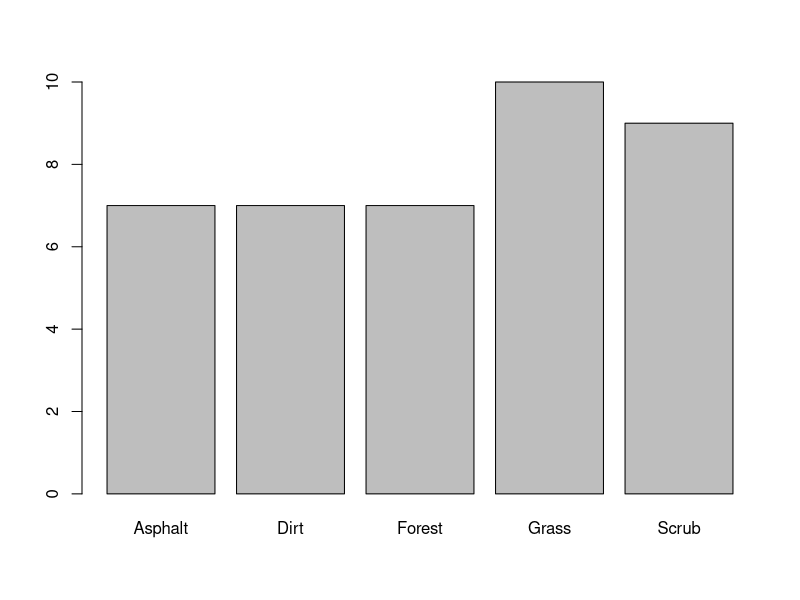
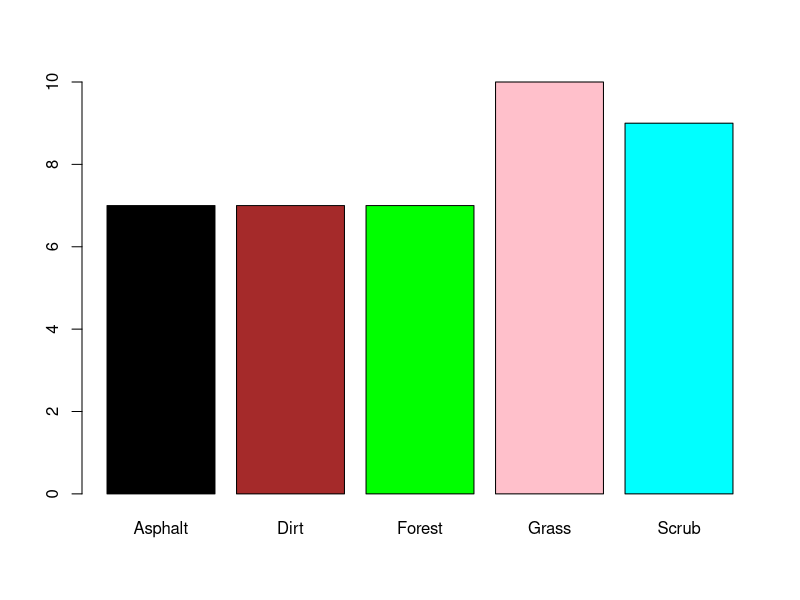
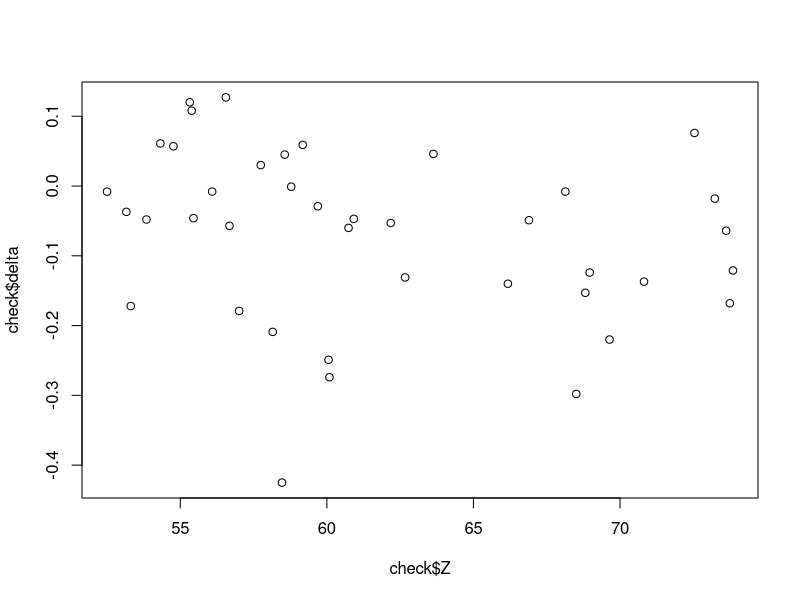

R code for these plots, in order: (Note: this script raises an error after producing the figures.)
# review and download the data file BayouMetoQA.csv

#first look at the csv file in a text editor, note the header, the commas, missing data, etc.

#							PREPARE AND INSPECT THE DATA

# set working directory (to wherever you put your data file...)
setwd("~/SourceTree/Stats_Spring_2015")

# verify working directory
getwd()

# load data from a comma-separated-value formatted file
check = read.csv('BayouMetoQA.csv')

# or you could use the slightly more complicated read.table function
check = read.table('BayouMetoQA.csv',header=TRUE,sep=',')

# examine the resulting data.frame
head(check)

# another, more detailed digest of the data
str(check)

# extract the number of rows and cols to a variable (maybe we'll need it later)
n.obs = nrow(check)
n.attributes = ncol(check)

# add a column to the data.frame containing the delta between the GPS and LiDAR Z's.  NOTE: Negative values indicate the lidar return is higher than the GPS return (we'll maintain these values because there is information here)
check$delta = check$Z-check$LidarZ
head(check)
str(check)

# one of the most effective ways to explore the distribution, called the stem and leaf plot, is now taught in 6th grade
stem(check$delta)		# is this left skewed or right skewed?

# note the one distinctly different value, what about in absolute value terms?
stem(abs(check$delta))		# even more pronounced, sRtill skewed?


# discuss observation or data types: continuous (ordinal,interval,ratio)and categorical (ordinal,nominal/discrete)


#							CREATE TABLES CLASSIFYING OBS BY TYPE

# look at the frequency distribution of the three categorical variables (AKA Factors) - Region, LC, Class

# first by Region

# apply the table functionbar
Region.freq = table(check$Region)
Region.freq

# convert to column format for easier reading
cbind(Region.freq)

# do the same for LC (land cover) type
LC.freq = table(check$LC)

# display as a column, but don't save
cbind(LC.freq)

# we may also look at a joint frequency distribution
joint = table(check$LC, check$Region)

# what kind of data type is "joint"?
is.data.frame(joint)
is.character(joint)
is.vector(joint)
is.matrix(joint)   #yes, with colnames and rownames defined

# or simply query it...
class(joint)

# we can extract data from the table or the data.frame in a convenient way using indexing
check[,'LC']	# land cover classes by observation
check[1,]		# first GPS point and all attributes
check[check$LC=='Asphalt',]		# all attributes of GPS points collected on Asphalt
check[abs(check$delta)>0.18,] 	# all attribures of GPS points differing from Lidar by >18cm

joint['Asphalt',]	# number of Asphalt point
joint[,'North']		# nubmer of points in the North by type, etc.
 
# you can also generate proportion tables, 1=sum by row, 2=by column, '' by total
prop.table(joint,1)
prop.table(joint,2)
prop.table(joint)

# to save the relative frequencey distribution of the LC types to variable
LC.relfreq = LC.freq / n.obs


#						DISPLAY TABLES GRAPHICALLY

# list the current variables in the workspace
ls()

# enough tables and numbers, create some graphs

# simple barplot
barplot(LC.freq)
colors = c('black','brown','green','pink','cyan')
barplot(LC.freq,col=colors)

# note that the plot command is over-ridden for data.frames depending on inputs if we use the formula data type which is creating using the ~ symbol.  ~ can be read as "desribed by"
class(check$delta ~ check$LC)

# using the formula datatype for continuous data:
plot(check$delta ~ check$Z)		# creates a scatterplot

# while using the formual with an factor as the independent variable:
plot(check$delta ~ check$LC)	# creates a multi boxplot
plot(check$delta ~ check$Region)

# pie charts are, in general, better for showing relative frequency graphically
pie(LC.freq,col=colors)


#						DESCRIBE THE DATA

# the presence of categories implies an expected behavior difference (and we saw that above) so we may summarize continuous variables by category

# to dig a little deeper to better understand what R is doing, create a logical vector for the presence of a particular category
Asphalt.index = check$LC=="Asphalt"
Asphalt.index
check[Asphalt.index,]

Forest.index = check$LC == 'Forest'
Forest.index
check[Forest.index,]

# compare the means elevation delta's. Here we use Asphalt.index to index the rows and the column name "delta" to select the column
mean(check[Asphalt.index,'delta'])
mean(check[Forest.index,'delta'])

# this is called slicing, notice the substantially different means (but is the difference significant given the variation we see? - this is what ANOVA tells us)

# shouldn't there be an easier way of getting summaries by category? of course there is...
tapply(check$delta,check$LC,mean)
cbind(tapply(check$delta,check$LC,mean))

# also try lapply (returns list) and sapply (returns simple string)
#what about variance within the LC type
cbind(tapply(check$delta,check$LC,var))

# or, more intuitively, standard deviation
cbind(sqrt(tapply(check$delta,check$LC,var)))
cbind(tapply(check$delta,check$LC,sd))

# or range
cbind(tapply(check$delta,check$LC,range))
cbind(tapply(check$delta,check$LC,min))
cbind(tapply(check$delta,check$LC,max))
cbind(tapply(check$delta,check$LC,quantile))

# notice that the large variation in scrub, grass and forest is due to a large -/+ range

# lets look only at absolute differences
cbind(tapply(abs(check$delta),check$LC,sd))

# is there a large difference in mean and variation across flights?
cbind(tapply(check$delta,check$Region,mean))
cbind(tapply(check$delta,check$Region,var))
cbind(tapply(abs(check$delta),check$Region,mean))
cbind(tapply(abs(check$delta),check$Region,var))

# evidently, yes. but perhaps the LC distribution is different. this is a job for ANOVA (later in the semester)

# finally, before we move to analyzing the distributions of the continuous variables, note the very useful summary function
tapply(check$delta,check$Region,summary)

# remember to look by at these summary results when discussing skewness and kurtosis
 
# frequency distribution of quantitative data

# we may reduce typing by attaching "check" to the workspace. we may refer to the columns without the $ notation
attach(check)

# verify the range of the data
range(delta)

# in order to look at frequency distributions, we need to group the continuous variables
breaks = seq(-0.5,0.15,by=0.125)
breaks

# bin, or collect, the delta values according to these sub-intervals, the cut function will define intervals based on breaks and the classify each element in "delta" by the classifications
delta.cut = cut(delta,breaks,right=FALSE)

# note that cut creates factors with length(breaks)-1 levels
delta.cut

# now we can tabulate the delta values by the interval in which they fall using the table function which counts by levels
delta.freq = table(delta.cut)
cbind(delta.freq)

# it is more efficient to use the hist (histogram) function:
# produces a very useful histogram object and can compute breaks using the rules described in BBR ('Scott','Sturges',others)
delta.hist = hist(delta,breaks='Scott',main='GPS - LiDAR')

# look at delta.hist closely...
summary(delta.hist)
str(delta.hist)

# ...and extract midpoints of the intervals
delta.hist$mids

# QUESTION: why are both intensities and densities and why are they the same in our dataset?

# now compute relative frequency distribution
delta.relfreq = delta.freq / n.obs		# use n.obs from earlier computation
cbind(delta.freq,delta.relfreq)			# why is this different from hist densities/intensities? - breaks are different.

# lets compute an empirical quantile plot, using the formula notation
p=seq(0,1,0.01);
r=quantile(delta,probs=p);
plot(r~p,type='l',xlab='percent',ylab='value')

# What happens as breaks are redefined?

# how many breaks should we use? try Scott's rule (page 49 of BBR)
bin.width = 3.5*sd(delta)*nrow(check)^(-1/3)
bin.width

brk.a = seq(-0.5,0.50,by=0.2)
hist(delta,breaks=brk.a,col='blue',main='-0.5 to 0.5 by 0.125 (brk.a)')

# the bin width is slightly smaller than the separation between the two most distance "adjacent" values...
diff(sort(delta))

# if one of these two data points happen to like near a breakpoint, then there will be an empty bin making observation look like an outlier.
brk.b = seq(-0.55,0.8,by=0.125)
hist(delta,breaks=brk.b,col='red',main='-0.55 to 0.8 by 0.125 (brk.b)')

# another seemingly small change has a significant effect on the distribution - whereas brk.a looks symmetric, this distribution looks left skewed
brk.c = seq(-0.426,0.8,by=0.125)
hist(delta,breaks=brk.c,col='green',main='-0.426 to 0.8 by 0.125 (brk.c)')

# it is a simple matter to look at cumulative frequency distributions using the cumsum function
delta.cumfreq = cumsum(delta.freq)
cbind(delta.cumfreq)

# plot the cumulative distribution
cumfreq0 = c(0,cumsum(delta.freq))
plot(breaks,cumfreq0,type='l',main='Cumulative Distribution of Delta')
lines(brk.a,cumfreq0)

# now, it is perhaps more apparent that the cumulative frequency of absolute values would make more sense. try it with absolute values

#we've seen that delta does depend on flight and LC.  does is also depend on position (you would expect yes since the flights are N and S) 

#simple scatter plots will help
plot(check$Z,delta,xlab='Elevation',ylab='Delta')
plot(check$X,delta,xlab='Easting',ylab='Delta')
plot(check$Y,delta,xlab='Northing',ylab='Delta')
 
# finally, let's look at the delta's summarized graphically
boxplot(delta~check$LC)
boxplot(abs(delta)~check$LC)

#quantile calculations in small samples such as this can be deceiving so the IQR results are likewise misleading.  In this case a stripchart is useful for plotting the raw data
stripchart(abs(check$delta) ~ check$LC,method='jitter')
 
#note the distributions by land cover - the veg classes show more negative values (why?)
